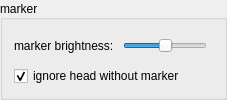
            <widget class="QGroupBox" name="groupBox_5">
             <property name="minimumSize">
              <size>
               <width>0</width>
               <height>80</height>
              </size>
             </property>
             <property name="maximumSize">
              <size>
               <width>9999</width>
               <height>16777215</height>
              </size>
             </property>
             <property name="title">
              <string>marker</string>
             </property>
             <property name="alignment">
              <set>Qt::AlignLeading|Qt::AlignLeft|Qt::AlignVCenter</set>
             </property>
             <layout class="QVBoxLayout" name="verticalLayout_19">
              <item>
               <layout class="QVBoxLayout">
                <property name="spacing">
                 <number>6</number>
                </property>
                <property name="leftMargin">
                 <number>0</number>
                </property>
                <property name="topMargin">
                 <number>0</number>
                </property>
                <property name="rightMargin">
                 <number>0</number>
                </property>
                <property name="bottomMargin">
                 <number>0</number>
                </property>
                <item>
                 <layout class="QHBoxLayout" stretch="0,1,0">
                  <property name="spacing">
                   <number>6</number>
                  </property>
                  <property name="leftMargin">
                   <number>0</number>
                  </property>
                  <property name="topMargin">
                   <number>0</number>
                  </property>
                  <property name="rightMargin">
                   <number>0</number>
                  </property>
                  <property name="bottomMargin">
                   <number>0</number>
                  </property>
                  <item>
                   <widget class="QLabel" name="label_19">
                    <property name="sizePolicy">
                     <sizepolicy hsizetype="Fixed" vsizetype="Preferred">
                      <horstretch>0</horstretch>
                      <verstretch>0</verstretch>
                     </sizepolicy>
                    </property>
                    <property name="text">
                     <string>marker brightness: </string>
                    </property>
                   </widget>
                  </item>
                  <item>
                   <widget class="PSlider" name="markerBrightness">
                    <property name="sizePolicy">
                     <sizepolicy hsizetype="Minimum" vsizetype="Fixed">
                      <horstretch>0</horstretch>
                      <verstretch>0</verstretch>
                     </sizepolicy>
                    </property>
                    <property name="minimumSize">
                     <size>
                      <width>50</width>
                      <height>0</height>
                     </size>
                    </property>
                    <property name="value">
                     <number>50</number>
                    </property>
                    <property name="orientation">
                     <enum>Qt::Horizontal</enum>
                    </property>
                   </widget>
                  </item>
                  <item>
                   <widget class="PSpinBox" name="spin_markerBrightness" native="true">
                    <property name="minimum" stdset="0">
                     <number>0</number>
                    </property>
                    <property name="maximum" stdset="0">
                     <number>100</number>
                    </property>
                    <property name="value" stdset="0">
                     <number>50</number>
                    </property>
                   </widget>
                  </item>
                 </layout>
                </item>
                <item>
                 <widget class="QCheckBox" name="markerIgnoreWithout">
                  <property name="text">
                   <string>ignore head without marker</string>
                  </property>
                  <property name="checked">
                   <bool>true</bool>
                  </property>
                 </widget>
                </item>
               </layout>
              </item>
             </layout>
            </widget>
